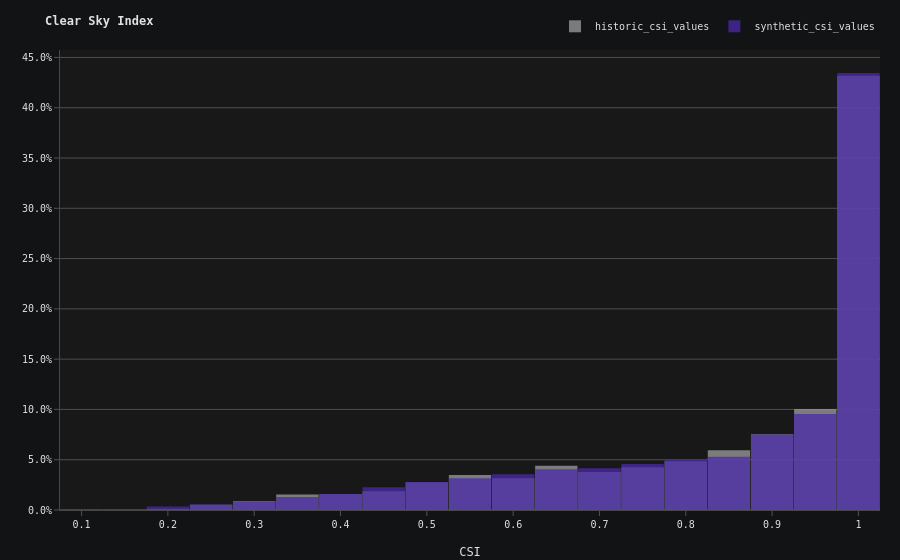

Notebook code for this chart:
### Markdown cell above
As a sanity check, we overlay the **synthetic** CSI distribution on the **historical** one. A good match confirms that the Markov + Beta model faithfully reproduces the empirical CSI distribution it was fitted to — so the simulated weather is statistically representative of the real site.

### Code cell
fig = go.Figure()

bin_start, bin_end, bin_size = 0, 2, 0.05

fig.add_trace(
    go.Histogram(
        x=df_solar_daily['clear_sky_index'].values,
        xbins=dict(
            size=bin_size
        ),
        opacity=0.75,
        histnorm='probability',
        name='historic_csi_values'
    )
)


fig.add_trace(
    go.Histogram(
        x=synthetic_csi_values,
        xbins=dict(
            size=bin_size
        ),
        opacity=0.75,
        histnorm='probability',
        name='synthetic_csi_values'
    )
)

fig.update_layout(
    title="Clear Sky Index",
    barmode='overlay', # Options: 'overlay', 'stack', 'group'
    bargap=0.02,
    xaxis=dict(
        title="CSI"
    ),
    yaxis=dict(
        tickformat=".1%"
    )
)

fig.show()

### Figure 1 — Plotly figure (JSON) as saved in the notebook; plotly's stock layout.template omitted (floating-point values rounded to 4 significant figures; data arrays with more than 128 entries replaced by an {"elided": "..."} marker saying what was removed)
{"data": [{"histnorm": "probability", "name": "historic_csi_values", "opacity": 0.75, "type": "histogram", "x": {"elided": "4017 float values"}, "xbins": {"size": 0.05}}, {"histnorm": "probability", "name": "synthetic_csi_values", "opacity": 0.75, "type": "histogram", "x": {"elided": "10959 float values"}, "xbins": {"size": 0.05}}], "layout": {"bargap": 0.02, "barmode": "overlay", "title": {"text": "Clear Sky Index"}, "xaxis": {"title": {"text": "CSI"}}, "yaxis": {"tickformat": ".1%"}}}
